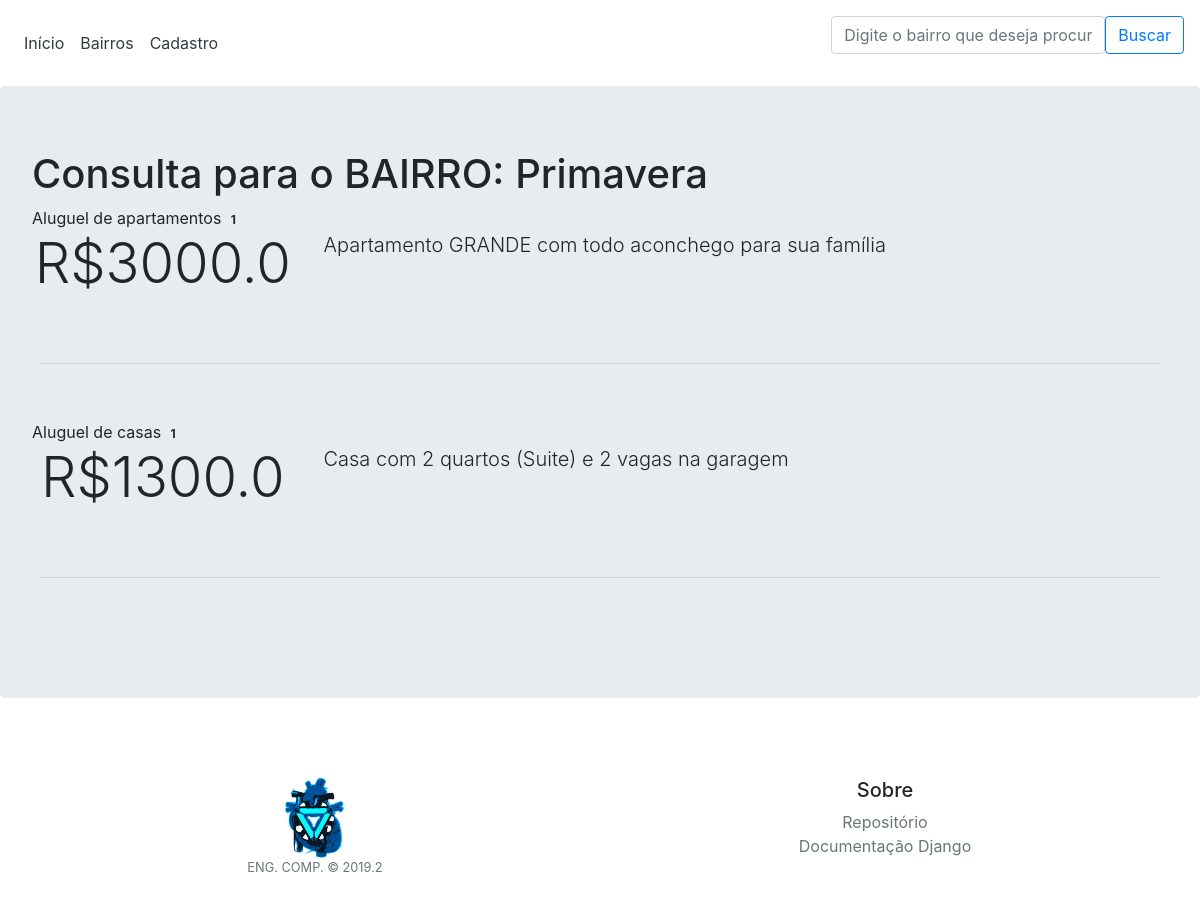
/busca/bairro/Primavera, run on the app's committed database.
### imoveis/models.py (models this page shows, shortened)
class Endereco(models.Model):
    cep = models.PositiveIntegerField(primary_key=True, validators=[MaxValueValidator(99999999)])
    pais = models.CharField(max_length=60)
    estado = models.CharField(max_length=60)
    cidade = models.CharField(max_length=60)
    bairro = models.CharField(max_length=200)
    rua = models.CharField(max_length=60)
    numero = models.PositiveIntegerField(null=True)

class Apartamento(models.Model):
    endereco = models.OneToOneField(Endereco, on_delete=models.CASCADE, null=True)
    id = models.AutoField(primary_key=True)
    n_quartos = models.PositiveIntegerField()
    n_suites = models.PositiveIntegerField()
    n_sala_estar = models.PositiveIntegerField()
    n_sala_jantar = models.PositiveIntegerField()
    n_vaga_garagem = models.PositiveIntegerField()
    andar = models.PositiveIntegerField()
    valor_condominio = models.FloatField()
    area = models.FloatField()
    possui_armario = models.BooleanField()
    descricao = models.CharField(max_length=200)
    portaria_integral = models.BooleanField()
    aluguel = models.FloatField()

class Casa(models.Model):
    endereco = models.OneToOneField(Endereco, on_delete=models.CASCADE, null=True)
    id = models.AutoField(primary_key=True)
    n_quartos = models.PositiveIntegerField()
    n_suites = models.PositiveIntegerField()
    n_sala_estar = models.PositiveIntegerField()
    n_vaga_garagem = models.PositiveIntegerField()
    area = models.FloatField()
    possui_armario = models.BooleanField()
    descricao = models.CharField(max_length=200)
    aluguel = models.FloatField()

### imoveis/views.py (the view)
# urls.py: re_path(r'busca/bairro/(?P<nome_bairro>[a-zA-Z\u00C0-\u00FF\s]+)$', views.bairro_id, name='bairro_id'),
def bairro_id(request, nome_bairro):
    enderecos = Endereco.objects.filter(bairro__icontains=nome_bairro)
    apartamentos = Apartamento.objects.filter(endereco=enderecos)
    casas = Casa.objects.filter(endereco=enderecos)
    consulta=nome_bairro
    list_casas = []
    list_apartamentos = []
    for endereco in enderecos:
        consulta = endereco.bairro
        apartamentos = Apartamento.objects.filter(endereco=endereco)
        casas = Casa.objects.filter(endereco=endereco)
        for imovel in apartamentos:
            imovel.aluguel = "R$" + str(imovel.aluguel)
            list_apartamentos.append(imovel)
        for imovel in casas:
            imovel.aluguel = "R$" + str(imovel.aluguel)
            list_casas.append(imovel)
    return render(request, 'imoveis/bairro.html', {'consulta': consulta, 'list_apartamentos': list_apartamentos, 'list_casas': list_casas})

### templates/imoveis/bairro.html (shortened to what this page needs)
{% extends 'imoveis/base.html' %}
{% load static %}
{% block content %}
<head>
</head>
<body>
    <h1>Consulta para o BAIRRO: {{consulta}}</h1>
    {% if list_apartamentos %}
        <a>Aluguel de apartamentos <span class="badge">{{ list_apartamentos|length }}</span></a>
        {% for imovel in list_apartamentos %}
            <div class="row justify-content-md-center" style="margin-bottom: 50px;">
              <div class="col-lg-3 col-sm-12">
                <a class="text-center display-4 text-body" href="{% url 'apartamento_id' apartamento_id=imovel.pk %}"> {{ imovel.aluguel| linebreaks}}</a>
              </div>
              <div class="col-lg-9 col-sm-12">
                <p class="lead">{{ imovel.descricao }}</p>
              </div>
            </div>
            <hr class="m-2">
            <br>
            <br>
        {% endfor %}
        {% else %}
            <h4>Nenhum apartamento encontrado para este bairro</h4>
            <br>
                <hr class="m-lg-3">
            <br>
    {% endif %}
    {% if list_casas %}
        <a>Aluguel de casas <span class="badge">{{ list_casas|length }}</span></a>
        {% for imovel in list_casas %}
            <div class="row justify-content-md-center" style="margin-bottom: 50px;">
              <div class="col-lg-3 col-sm-12">
                <a class="text-center display-4 text-body" href="{% url 'casa_id' casa_id=imovel.pk %}"> {{ imovel.aluguel| linebreaks}}</a>
              </div>
              <div class="col-lg-9 col-sm-12">
                <p class="lead">{{ imovel.descricao }}</p>
              </div>
            </div>
            <hr class="m-2">
            <br>
            <br>
        {% endfor %}
        {% else %}
                <h4>Nenhuma casa encontrada para este bairro</h4>
    {% endif %}
</body>
{% endblock %}

### data on the page
Endereco: bairro "Primavera"
Apartamento: aluguel "R$3000.0", descricao "Apartamento GRANDE com todo aconchego para sua família"
Casa: aluguel "R$1300.0", descricao "Casa com 2 quartos (Suite) e 2 vagas na garagem"

### other printed values
{{ list_apartamentos|length }} "1"
{{ list_casas|length }} "1"
